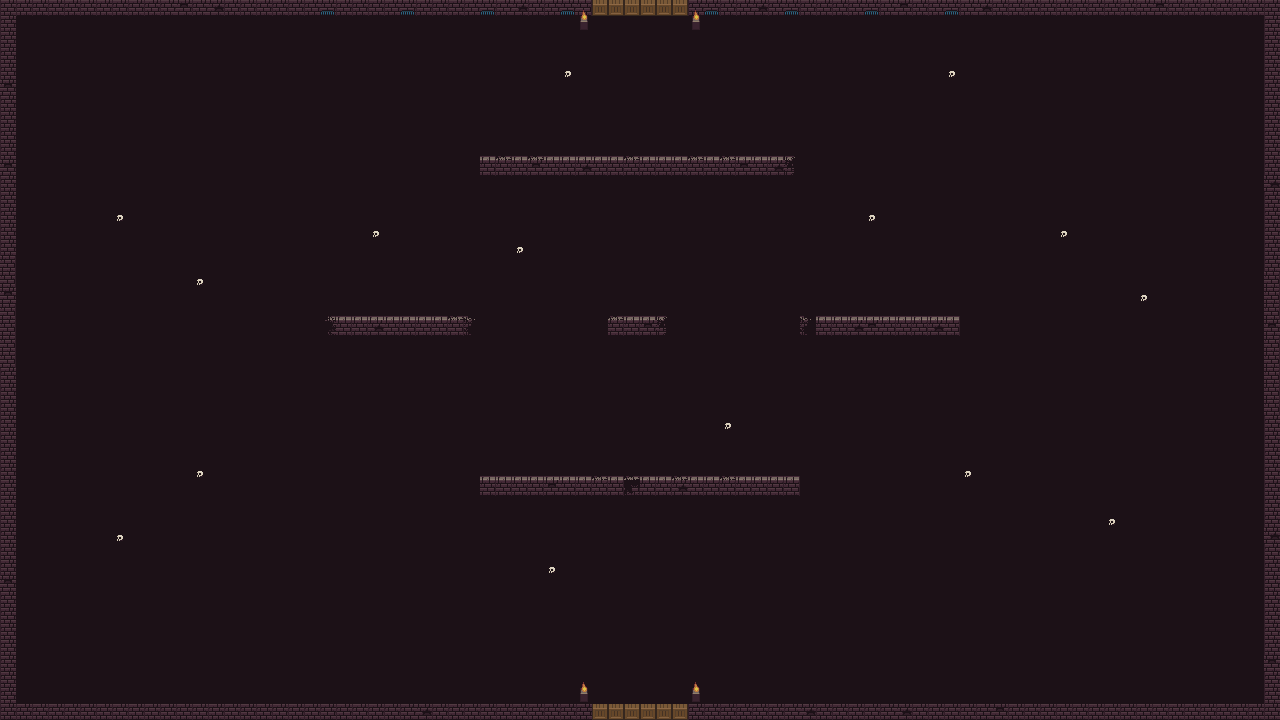

A 2D game scene composited from a Tiled map and its tileset images. What follows is a short description and the map's XML, with each tile layer's data collapsed to a summary:
An orthogonal 80x45 tile map with 16x16 px tiles, 4 tile layers (Background Layer, Wall Layer, TopCosmetics, PipeLayer), 3 tilesets and 14 objects (12x wall, 2x door).

<map version="1.5" tiledversion="1.7.0" orientation="orthogonal" renderorder="right-down" compressionlevel="0" width="80" height="45" tilewidth="16" tileheight="16" infinite="0" nextlayerid="12" nextobjectid="79">
 <tileset firstgid="1" name="Wall" tilewidth="16" tileheight="16" tilecount="1020" columns="20">
  <image source="Wall.png" width="320" height="816" />
 </tileset>
 <tileset firstgid="1021" name="Floor" tilewidth="16" tileheight="16" tilecount="819" columns="21">
  <image source="Floor.png" width="336" height="624" />
 </tileset>
 <tileset firstgid="1840" name="DungeonSet" tilewidth="16" tileheight="16" tilecount="256" columns="16">
  <image source="0x72_16x16DungeonTileset.v3.png" width="256" height="256" />
 </tileset>
 <layer id="7" name="Background Layer" width="80" height="45">
  <data>[3600 cells, 3600 non-empty, 1 distinct tile ids]</data>
 </layer>
 <layer id="9" name="Wall Layer" width="80" height="45">
  <data>[3600 cells, 379 non-empty, 7 distinct tile ids]</data>
 </layer>
 <layer id="10" name="TopCosmetics" width="80" height="45">
  <data>[3600 cells, 40 non-empty, 7 distinct tile ids]</data>
 </layer>
 <layer id="11" name="PipeLayer" width="80" height="45">
  <data>[3600 cells, 15 non-empty, 2 distinct tile ids]</data>
 </layer>
 <objectgroup id="2" name="Object Layer 1">
  <object id="64" type="wall" x="0" y="0" width="592" height="16" />
  <object id="65" type="wall" x="688" y="0" width="592" height="16" />
  <object id="66" type="wall" x="688" y="704" width="592" height="16" />
  <object id="67" type="wall" x="0" y="704" width="592" height="16" />
  <object id="76" type="wall" x="0" y="16" width="16" height="688" />
  <object id="68" type="wall" x="336" y="320" width="128" height="16" />
  <object id="69" type="wall" x="608" y="320" width="64" height="16" />
  <object id="70" type="wall" x="480" y="160" width="304" height="16" />
  <object id="71" type="wall" x="799" y="320" width="160" height="16" />
  <object id="72" type="wall" x="640" y="480" width="160" height="16" />
  <object id="73" type="wall" x="480" y="480" width="144" height="16" />
  <object id="74" type="door" x="592" y="704" width="96" height="16">
   <properties>
    <property name="side" value="bottom" />
   </properties>
  </object>
  <object id="75" type="door" x="592" y="0" width="96" height="16">
   <properties>
    <property name="side" value="top" />
   </properties>
  </object>
  <object id="52" type="wall" x="1264" y="16" width="16" height="688" />
 </objectgroup>
</map>
